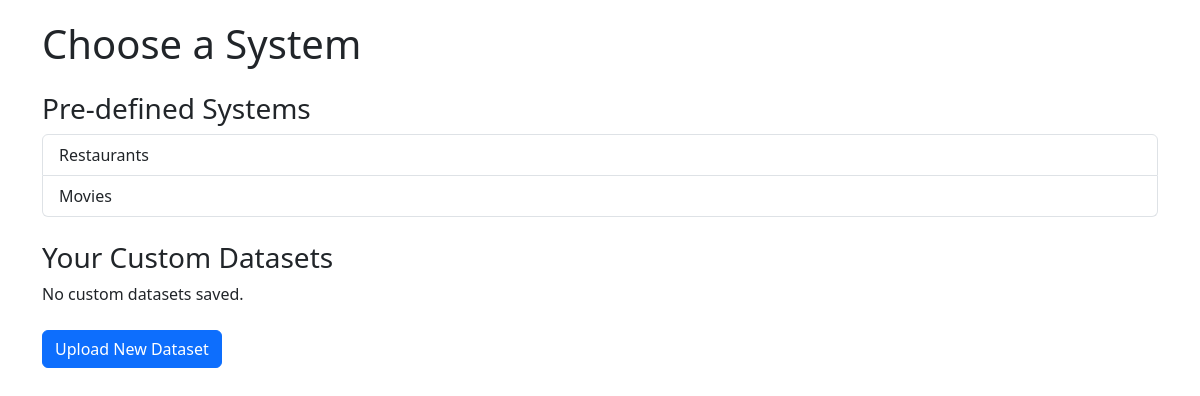
Page /choose_system (signed in) on the earlier database version.
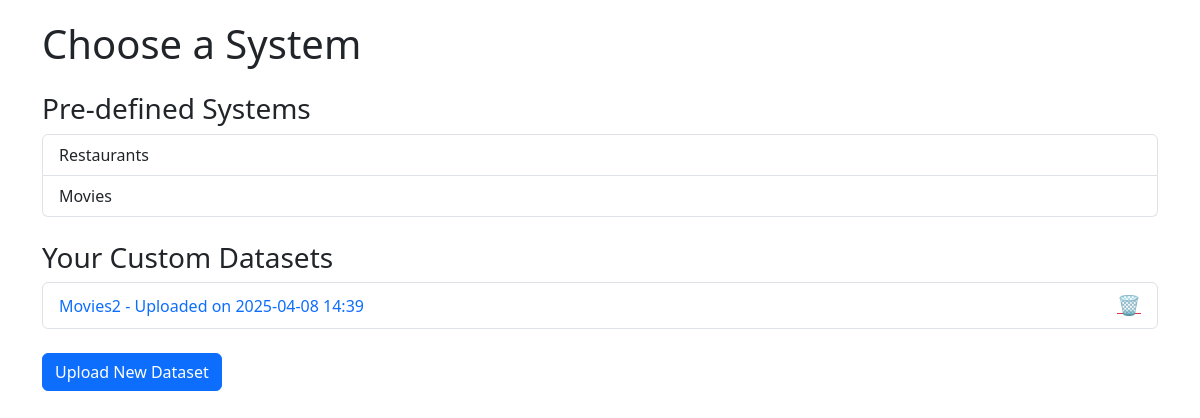
Same page on the later database version.
### app.py (models this page shows)
class CustomDataset(db.Model):
    id = db.Column(db.Integer, primary_key=True)
    user_id = db.Column(db.Integer, db.ForeignKey("user.id"), nullable=False)
    dataset_name = db.Column(db.String(120), nullable=False)
    dataset_path = db.Column(db.String(200), nullable=False)
    mapping = db.Column(db.Text, nullable=False)
    timestamp = db.Column(db.DateTime, default=datetime.utcnow)

### app.py (the view)
@app.route("/choose_system")
def choose_system():
    if "username" not in session:
        return redirect(url_for("login"))
    user = User.query.filter_by(username=session["username"]).first()
    from sqlalchemy import desc
    custom_datasets = CustomDataset.query.filter_by(user_id=user.id).order_by(
        desc(CustomDataset.timestamp)).all() if user else []
    return render_template("choose_system.html", systems=SYSTEMS, custom_datasets=custom_datasets)

### templates/choose_system.html (shortened to what this page needs)
<!DOCTYPE html>
<html>
<head>
  <link href="https://cdn.jsdelivr.net/npm/bootstrap@5.3.0/dist/css/bootstrap.min.css" rel="stylesheet">
</head>
<body>
  <div class="container">
    <h1 class="mb-4">Choose a System</h1>
    <div class="mb-4">
      <h3>Pre-defined Systems</h3>
      <div class="list-group">
        {% for key, system in systems.items() %}
          <a href="{{ url_for('index', system=key) }}" class="list-group-item list-group-item-action">
            {{ system.display if system.display is defined else key|capitalize }}
          </a>
        {% endfor %}
      </div>
    </div>
    <div class="mb-4">
      <h3>Your Custom Datasets</h3>
      {% if custom_datasets %}
        <div class="list-group">
          {% for ds in custom_datasets %}
            <div class="list-group-item d-flex justify-content-between align-items-center">
              <a href="{{ url_for('custom_index', dataset_id=ds.id) }}" class="text-decoration-none">
                {{ ds.dataset_name }} - Uploaded on {{ ds.timestamp.strftime('%Y-%m-%d %H:%M') }}
              </a>
              <a href="{{ url_for('delete_custom_dataset', dataset_id=ds.id) }}"
                 class="text-danger delete-icon"
                 onclick="return confirm('Are you sure you want to delete this dataset?');">
                &#128465;
              </a>
            </div>
          {% endfor %}
        </div>
      {% else %}
        <p>No custom datasets saved.</p>
      {% endif %}
    </div>
    <div>
      <a href="{{ url_for('upload_dataset') }}" class="btn btn-primary">Upload New Dataset</a>
    </div>
  </div>
</body>
</html>

Differences in the rows shown:
added CustomDataset: dataset_name "Movies2", timestamp "2025-04-08 14:39"
Other differences:
text no longer shown: "No custom datasets saved."
